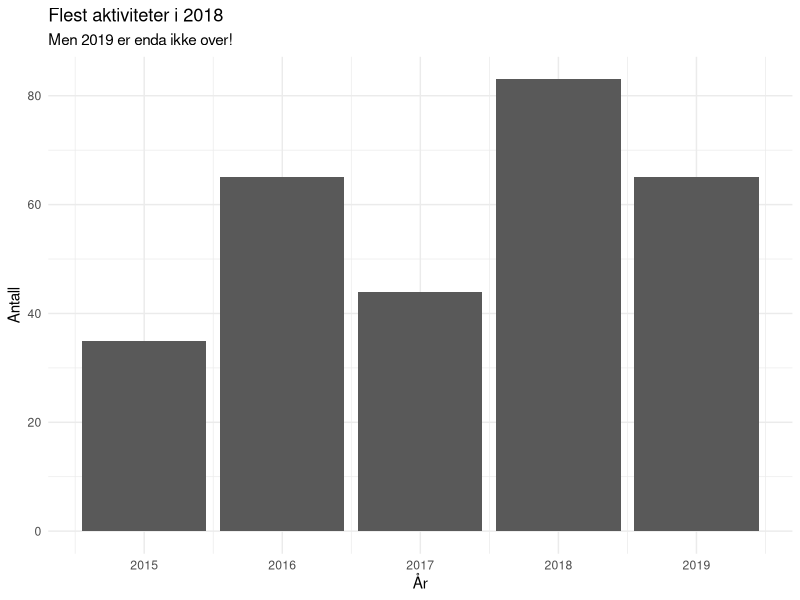
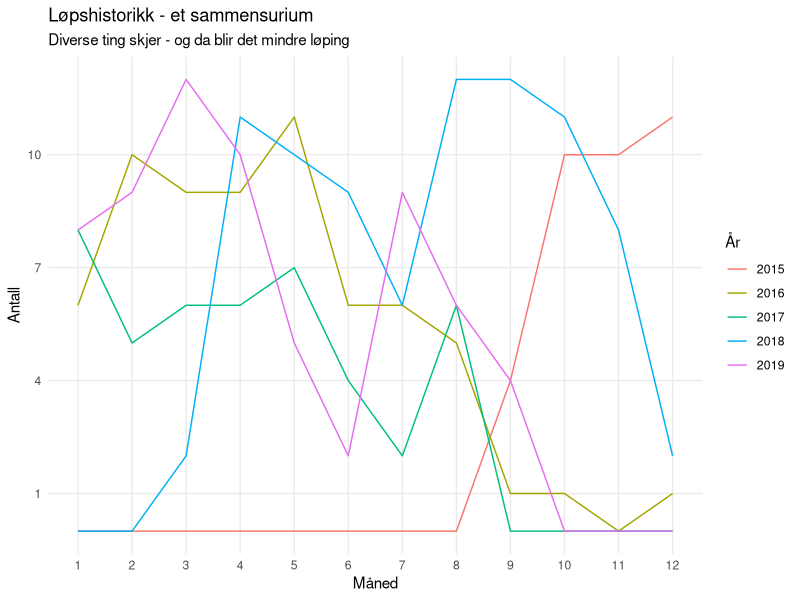
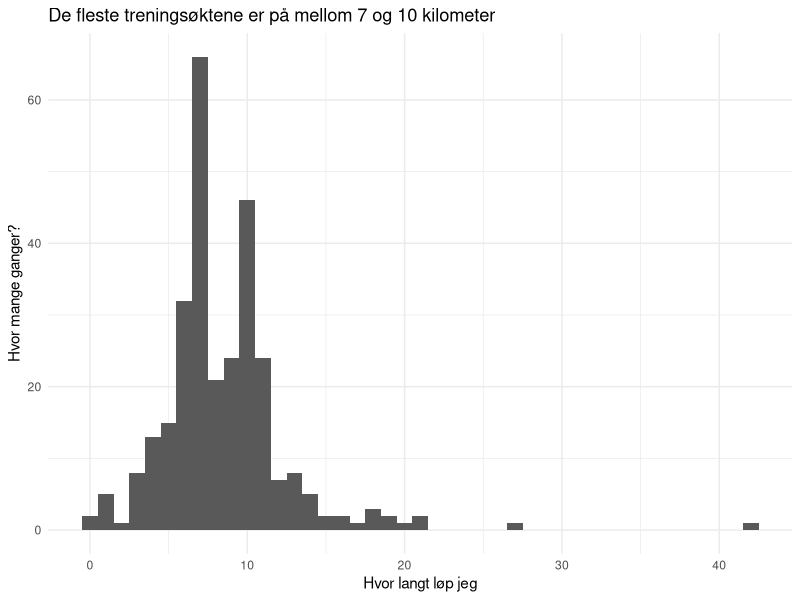
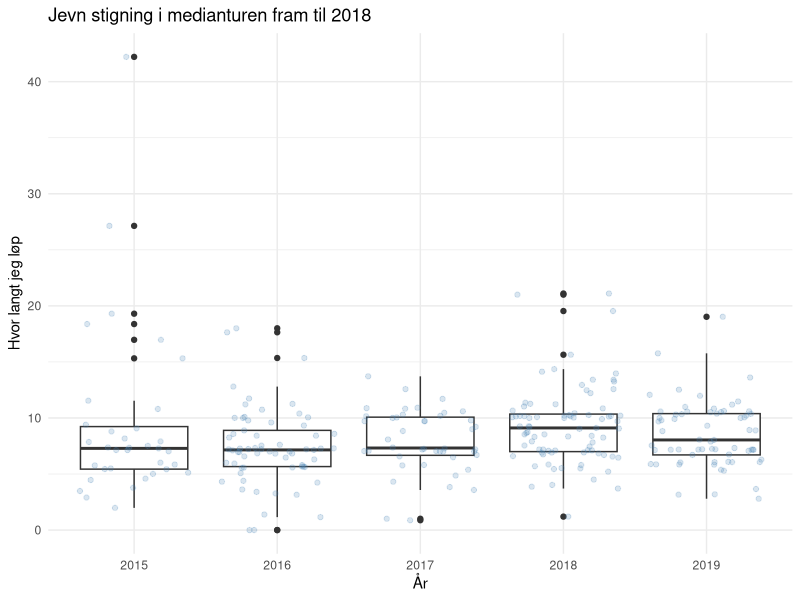
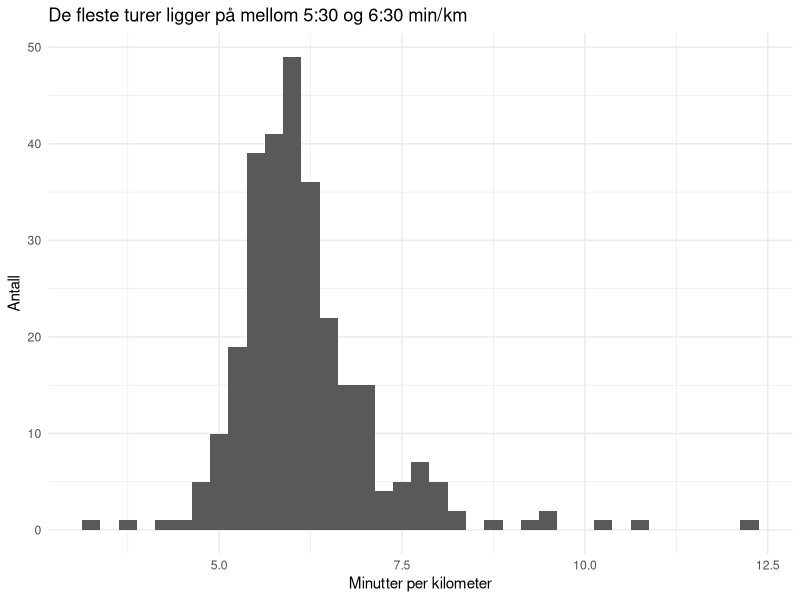
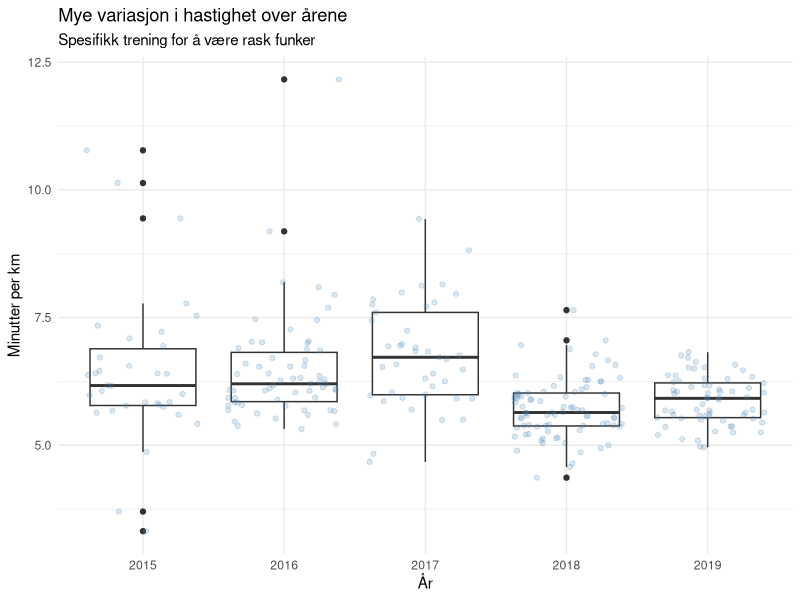
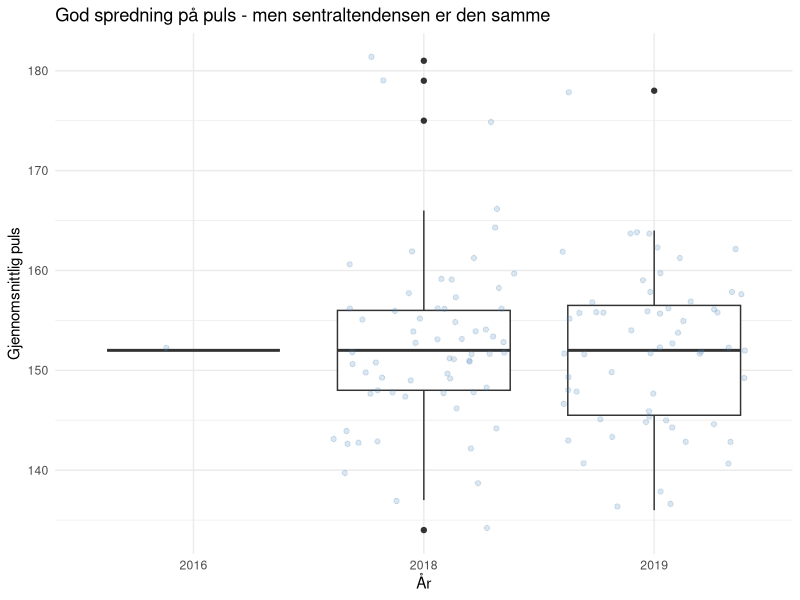
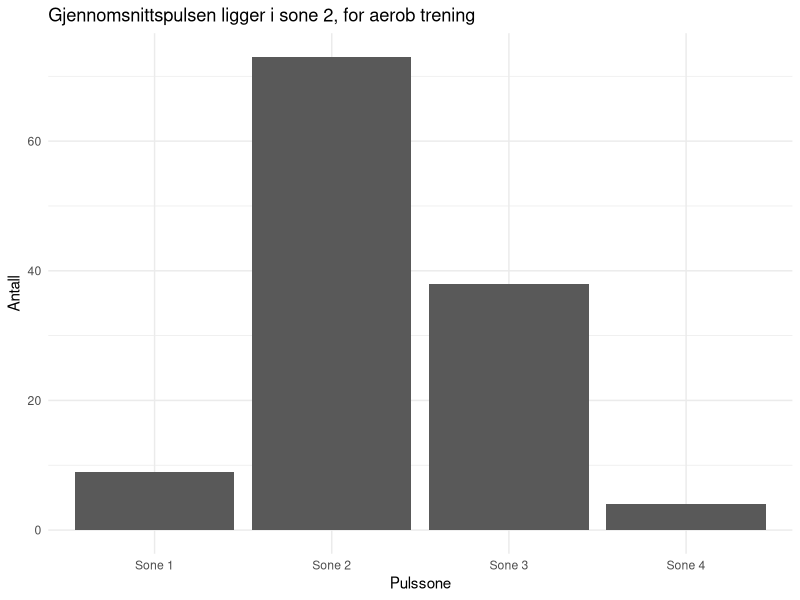

Source code (R) for these figures, in order:
## ---- chunk 1
library(tidyverse)
library(lubridate)

#settings
theme_set(theme_minimal())
set.seed(1106)
options(scipen = 100)

df <- read.csv2("runtastic_1.csv", stringsAsFactors=FALSE)
## ---- chunk 2
glimpse(df)
## ---- chunk 3
df = mutate(df, 
            start_time = as.POSIXct(start_time/1000, origin="1970-01-01"),
            end_time = as.POSIXct(end_time/1000, origin="1970-01-01"),
         year = year(start_time),
         month = month(start_time),
         week = week(start_time),
         duration_sec = round(duration/1000, 0),
         duration_min = duration_sec/60,
         duration_lubridate = as.duration(as.period(duration_sec, unit = "seconds")),
         distance = distance / 1000, #konverterer distanse i meter til kilometer
         duration_per_km_lubridate = as.duration(as.period(round(duration_per_km/1000, 0), unit = "seconds")),
         duration_per_km = (duration_per_km/1000)/60,
         puls_sone_snitt = cut(pulse_avg, breaks = c(0, 126, 141, 155, 170, 184, 210), labels = c("0", "Sone 1", "Sone 2", "Sone 3", "Sone 4", "Sone maks")),
         puls_sone_maks = cut(pulse_max, breaks = c(0, 126, 141, 155, 170, 184, 210), labels = c("0", "Sone 1", "Sone 2", "Sone 3", "Sone 4", "Sone maks"))
         )
## ---- chunk 4
ggplot(data = df) + 
  geom_bar(aes(x = year)) + 
  labs(x = "År", y = "Antall", title = "Flest aktiviteter i 2018", subtitle = "Men 2019 er enda ikke over!")
## ---- chunk 5
temp = group_by(df, month, year) %>%
  summarise(antall = n()) %>%
  ungroup() %>%
  mutate(month = fct_recode(as.factor(month),
                            januar = "1",
                            februar = "2",
                            mars = "3",
                            april = "4",
                            mai = "5",
                            juni = "6",
                            juli = "7",
                            august = "8",
                            september = "9",
                            oktober = "10",
                            november = "11",
                            desember = "12"
))

temp2 = expand(temp, year, month)

temp = left_join(temp2, temp) %>%
  mutate(., antall = ifelse(is.na(antall), 0, antall))
## ---- chunk 6
ggplot(data = temp) + 
  geom_line(aes(x = as.integer(month), y = antall, colour = as.factor(year))) +
  scale_x_continuous(limits = c(1, 12), breaks = 1:12, minor_breaks = NULL) + 
  scale_y_continuous(limits = c(0, 12), breaks = seq(from = 1, to = 12, by = 3), minor_breaks = NULL) + 
  labs(x = "Måned", y = "Antall", colour = "År", title = "Løpshistorikk - et sammensurium", subtitle = "Diverse ting skjer - og da blir det mindre løping")
## ---- chunk 7
qplot(data = df, x = distance, binwidth = 1) + 
  labs(x = "Hvor langt løp jeg", y = "Hvor mange ganger?", title = "De fleste treningsøktene er på mellom 7 og 10 kilometer")

ggplot(data = df, aes(x = as.factor(year), y = distance)) + 
  geom_boxplot() + 
  geom_jitter(colour = "steelblue", alpha = 0.2) + 
  labs(x = "År", y = "Hvor langt jeg løp", title = "Jevn stigning i medianturen fram til 2018")
## ---- chunk 8
temp = filter(df, duration_per_km < 15)

qplot(data = temp, x = duration_per_km, binwidth = 0.25) + 
  labs(x = "Minutter per kilometer", y = "Antall", title = "De fleste turer ligger på mellom 5:30 og 6:30 min/km")

ggplot(data = temp, aes(x = as.factor(year), y = duration_per_km)) + 
  geom_boxplot() + 
  geom_jitter(colour = "steelblue", alpha = 0.2) + 
  labs(x = "År", y ="Minutter per km", title = "Mye variasjon i hastighet over årene", subtitle = "Spesifikk trening for å være rask funker")

## ---- chunk 9
temp = filter(df, pulse_avg != 0, is.na(df$pulse_avg) == FALSE)

ggplot(data = temp, aes(x = as.factor(year), y = pulse_avg)) + 
  geom_boxplot() + 
  geom_jitter(colour = "steelblue", alpha = 0.2) + 
  labs(x = "År", y = "Gjennomsnittlig puls", title = "God spredning på puls - men sentraltendensen er den samme")

ggplot(data = temp) + 
  geom_bar(aes(x = puls_sone_snitt)) + 
  labs(x = "Pulssone", y = "Antall", title = "Gjennomsnittspulsen ligger i sone 2, for aerob trening")

ggplot(data = temp) + 
  geom_bar(aes(x = puls_sone_maks)) + 
  labs(x = "Pulssone", y = "Antall", title = "Makspulsen er gjerne i sone 4, for anaerob trening")

## ---- chunk 10
temp = group_by(df, year, week) %>%
  summarise(antall_minutter = sum(duration_min, na.rm = TRUE)) %>%
  ungroup()

temp = left_join(expand(temp, year, week = 1:52), temp) %>%
  mutate(yearweek = ifelse(nchar(week) == 1, paste0(0, week), week),
         yearweek = paste0(year, yearweek),
         id = seq_along(yearweek),
         treningsdose = as.factor(ifelse(antall_minutter >= 75, "Over 75 min", "Under 75 min"))
         )

qplot(data = df, x = duration_min, binwidth = 5) + 
  labs(x = "Varighet i minutter", y = "Antall", title = "50 % av turene ligger mellom 40 og 60 minutter")

ggplot(data = temp) + 
  geom_bar(aes(x = treningsdose)) + 
  labs(x = "Trening i over eller under 75 minutter i uka?", y = "Antall", title = "To av tre uker med trening er over Helsedirektoratets anbefaling", subtitle = "Men de fleste mangler data")

ggplot(data = temp, aes(x = id, y = antall_minutter)) + 
  geom_point(aes(colour = treningsdose)) + 
  geom_smooth() +
  geom_hline(aes(yintercept = 75)) + 
  labs(x = "Tid", y = "Trening per uke (minutter)")

## ---- chunk 11
temp = group_by(df, year, week) %>%
  summarise(antall = n()) %>%
  ungroup()

temp = left_join(expand(temp, year, week = 1:52), temp) %>%
  mutate(antall = ifelse(is.na(antall), 0, antall)) %>%
  mutate(yearweek = ifelse(nchar(week) == 1, paste0(0, week), week),
    yearweek = paste0(year, yearweek))

ggplot(data = temp) + 
  geom_bar(aes(x = antall)) + 
  facet_wrap(vars(year)) + 
  labs(x = "Antall turer i uka", y = "Antall uker", title = "Et stykke unna målet om 3 turer i uka")

temp2 = group_by(temp, year, antall) %>%
  summarise(antall_uker = n()) %>%
  mutate(andel = antall_uker/52)

ggplot(data = temp2) + 
  geom_col(aes(x = antall, y = andel, fill = as.factor(year)), position = "dodge") + 
  labs(x = "Antall aktiviteter per uke", y = "Andel uker hvert år", fill = "År", title = "Målet om tre aktiviteter nådd i 30 % av 2018")


## ---- chunk 12
runs = read_delim("runs_sept2019.csv", ";", escape_double = FALSE, col_types = cols(dato = col_character()), locale = locale(decimal_mark = ",", grouping_mark = "|", encoding = "ISO-8859-1"), trim_ws = TRUE)

runs = mutate(runs, 
              dato = as.POSIXct(dato, format = "%d.%m.%Y"),
              year = year(dato),
              tid_test = hms(tid),
              tid_minutter = as.period(tid_test, unit = "minutes")
              )

temp = select(df, dato = start_time, distanse_km = distance, minutter = duration_min, `min/km` = duration_per_km)

temp = bind_rows(trening = temp, løp = select(runs, dato, distanse_km, minutter, `min/km`), .id = "treningsform")

temp = filter(temp, dato > "2015-01-01")

## ---- chunk 13
ggplot(data = temp) + 
  geom_point(aes(x = dato, y = distanse_km, colour = treningsform))
